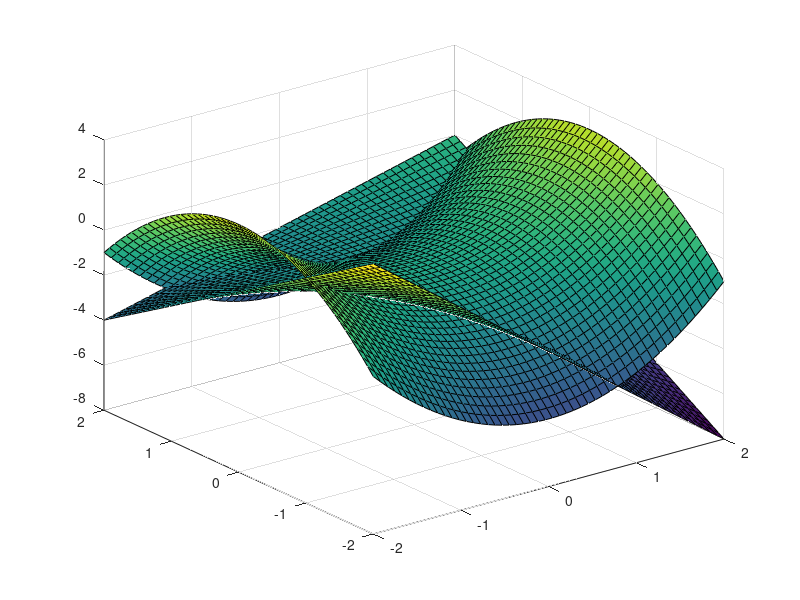

MATLAB code to generate this figure:



num_of_iterations = 100;

z = zeros(2, num_of_iterations);
z(:, 1) = [-0.6 -0.65];


function y = J(x)
    y = [x(2)-1 x(1); 2*x(1) -2*x(2)];
end

function y = F(x)
    y = [x(1)*x(2) - x(1) - 2; x(1)^2 - x(2)^2 - 1];
end

for i = 2:num_of_iterations
    z(:, i) = z(:, i-1) - J(z(:, i-1)) \ F(z(:, i-1));
end


len = 50;
x1 = linspace(-2, 2, len);
x2 = linspace(-2, 2, len);

[X, Y] = meshgrid(x1, x2);

v1 = zeros(len, len);
v2 = zeros(len, len);

for i = 1:len
    for j = 1:len
        v1(i, j) = X(i, j) * Y(i, j) - X(i, j) - 2;
        v2(i, j) = X(i, j)^2 - Y(i, j)^2 - 1;
    end
end


surf(X, Y, v1);
hold on;
surf(X, Y, v2);


